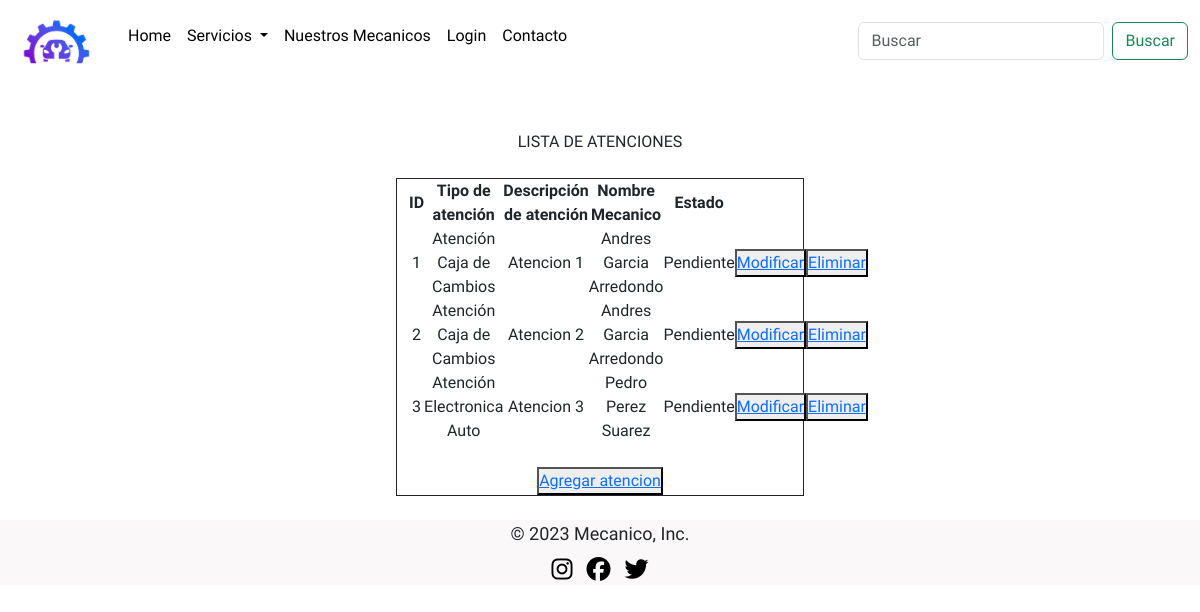
/taller/lista_atenciones, run on the app's committed database.
### taller/models.py (models this page shows, shortened)
class Atencion(models.Model):
    id_atencion         = models.AutoField(primary_key = True)
    fecha_ate           = models.DateField(blank=False, null=False , auto_now=False, auto_now_add=False)
    descripcion_ate     = models.CharField(blank=False, null=False, max_length=500)
    imagen_trabajo      = models.ImageField(upload_to=None , null = False, blank = False)
    rut                 = models.ForeignKey("Mecanico",  on_delete=models.CASCADE)
    id_estado           = models.ForeignKey("estado_atencion", on_delete=models.CASCADE, default = 2)
    id_tipo_atencion    = models.ForeignKey("tipo_atencion",  on_delete=models.CASCADE)

class tipo_atencion (models.Model):
    id_tipo_atencion                = models.AutoField(primary_key = True)
    categoria_atencion              = models.CharField(blank = True, null = False,max_length=20)
    def __str__(self):
        return  ("Atención ") + str(self.categoria_atencion)

class Mecanico(models.Model):
    rut              = models.CharField(primary_key = True, max_length=10)
    nombre           = models.CharField(blank=False, null=False, max_length=50)
    ap_paterno       = models.CharField(blank=False, null=False ,max_length=50)
    ap_materno       = models.CharField(blank=False, null=False, max_length=50)
    fecha_nacimiento = models.DateField(blank=False, null=False)
    id_genero        = models.ForeignKey('Genero',on_delete=models.CASCADE, db_column='idGenero')
    telefono         = models.CharField(max_length=45)
    email            = models.EmailField(unique=True, max_length=100, blank=True, null=True)
    direccion        = models.CharField(max_length=50, blank=True, null=True)
    def __str__(self):
        return str(self.nombre)+" "+str(self.ap_paterno)+ " " +str(self.ap_materno)

class estado_atencion (models.Model):
    id_estado                       = models.AutoField(primary_key = True)
    tipo_estado                     = models.CharField(blank=False, null=False, max_length= 10)
    def __str__(self):
        return str(self.tipo_estado)

### taller/views.py (the view)
# urls.py: path('lista_atenciones', views.lista_atenciones, name='lista_atenciones'),
def lista_atenciones(request):
    atenciones= Atencion.objects.all()
    context={"atenciones":atenciones}
    return render(request, 'taller/lista_atenciones.html', context)

### taller/templates/taller/lista_atenciones.html (shortened to what this page needs)
{%load static%}
<!DOCTYPE html>
<html lang="en">
<head>
    <link href="https://cdn.jsdelivr.net/npm/bootstrap@5.3.0-alpha3/dist/css/bootstrap.min.css" rel="stylesheet">
    <link href="https://getbootstrap.com/docs/5.3/assets/css/docs.css" rel="stylesheet">
    <link rel="stylesheet" href="{% static 'css/style.css'%}">
    <link rel="stylesheet" href="{% static 'css/nav.css'%}">
</head>
<body>
        <nav class="navbar navbar-expand-lg bg-custom">
            <div class="container-fluid">
                <a class="navbar-brand text-black" href="#">
                    <img src="../../static/img/logo.png" alt="Logo">
                    </a>
                <div class="collapse navbar-collapse" id="navbarSupportedContent">
                    <ul class="navbar-nav me-auto mb-2 mb-lg-0">
                    <li class="nav-item">
                        <a class="nav-link active text-black" aria-current="page" href="{% url 'index'%}">Home</a>
                    </li>
                    <li class="nav-item dropdown">
                        <a class="nav-link dropdown-toggle text-black" href="" role="button" data-bs-toggle="dropdown" aria-expanded="false">
                            Servicios
                            </a>
                        </li>
                        <li class="nav-item">
                            <a class="nav-link active text-black" aria-current="page" href="{% url 'vistasMecanico'%}">Nuestros Mecanicos</a>
                        </li>
                        {% if user.is_authenticated %}
                        {%else%}
                            <li class="nav-item">
                                <a class="nav-link active text-black" aria-current="page" href="{% url 'login' %}">Login</a>
                            </li>
                        {%endif%}
                        <li class="nav-item">
                            <a class="nav-link active text-black" aria-current="page" href="{% url 'contacto'%}">Contacto</a>
                        </li>
                    </ul>
                    <form class="d-flex" role="search" method="GET" action="{% url 'buscar' %}">
                    <input class="form-control me-2" type="search" placeholder="Buscar" name="q" aria-label="Search" value="{{ request.GET.q }}">
                    <button class="btn btn-outline-success" type="submit">Buscar</button>
                    </form>
                </div>
                </div>
            </nav>
<main>
    <br>
    <br>
    <div class="container_titulo">
        Lista de atenciones
    </div>
    <div class="container" style="text-align: center;" >
        <div class="row g-8">
            <div class="col-md-4"></div>
            <div class="col-md-4" style="border:-color: #aaaaaa;
            border-width: 1px;
            border-style: solid;">
                <table >
                    {% if atenciones %}
                            <th> ID </th>
                            <th> Tipo de atención </th>
                            <th> Descripción de atención </th>
                            <th> Nombre Mecanico </th>
                            <th> Estado </th>
                            {% for x in atenciones %}
                                <tr>
                                    <td> {{x.id_atencion}}
                                    <td> {{x.id_tipo_atencion}}
                                    <td> {{x.descripcion_ate}}
                                    <td> {{x.rut}}
                                    <td> {{x.id_estado}}
                                    <td>
                                        <button type="button">
                                            <a href="{% url 'encontrar_atencion' pk=x.id_atencion %}" type="button"> Modificar</a>
                                        </button>
                                    <td>
                                        <button type="button">
                                        <a href="{% url 'borrar_atencion' pk=x.id_atencion  %}"> Eliminar</a>
                                        </button>
                                </tr>
                        {%endfor%}
                    {%endif%}
                </table>
                <br>
                <button type="button">
                    <a href= "{% url 'nuevas_atenciones'  %}"> Agregar atencion </a>
                </button>
            </div>
            <div class="col-md-4"></div>
        </div>
    </div>
</main>
<footer>
    <p>© 2023 Mecanico, Inc.</p>
    <a href="#" target="_blank"><i class="fab fa-instagram"></i></a>
    <a href="#" target="_blank"><i class="fab fa-facebook"></i></a>
    <a href="#" target="_blank"><i class="fab fa-twitter"></i></a>
</footer>
</body>
</html>

### taller/static/css/style.css (style rules this page uses)
* { margin: 0; padding: 0; box-sizing: border-box; position: flex; font-family: 'Source Sans Pro', sans-serif; text-decoration: none; }
nav { height: 100%; }
.container_titulo { text-transform: uppercase; text-align: center; }
.container { text-align: center; display: inline; }

### taller/static/css/nav.css (style rules this page uses)
.bg-custom { background-color: rgba(255, 255, 255, 0.466); }
.navbar-brand { background-size: contain; background-repeat: no-repeat; background-position: center; padding: 10px 10px; display: flex; align-items: center; }
.navbar-brand img { width: 70px; background-position: center center; vertical-align: middle; margin-right: 2px; }
.container { max-width: 800px; margin: 0 auto; }
ul { list-style-type: none; padding: 0; }
li { margin-bottom: 10px; }

### taller/templates/taller/lista_atenciones.html (style rules this page uses)
footer { background-color: #faf8f8; text-align: center; }
footer p { font-size: 18px; margin-bottom: 10px; }
footer a { color: #000000; text-decoration: none; margin: 5px; }
footer i { font-size: 24px; }

### data on the page
Atencion: id_atencion "1", id_tipo_atencion "Atención Caja de Cambios", descripcion_ate "Atencion 1", rut "Andres Garcia Arredondo", id_estado "Pendiente"
Atencion: id_atencion "2", id_tipo_atencion "Atención Caja de Cambios", descripcion_ate "Atencion 2", rut "Andres Garcia Arredondo", id_estado "Pendiente"
Atencion: id_atencion "3", id_tipo_atencion "Atención Electronica Auto", descripcion_ate "Atencion 3", rut "Pedro Perez Suarez", id_estado "Pendiente"
